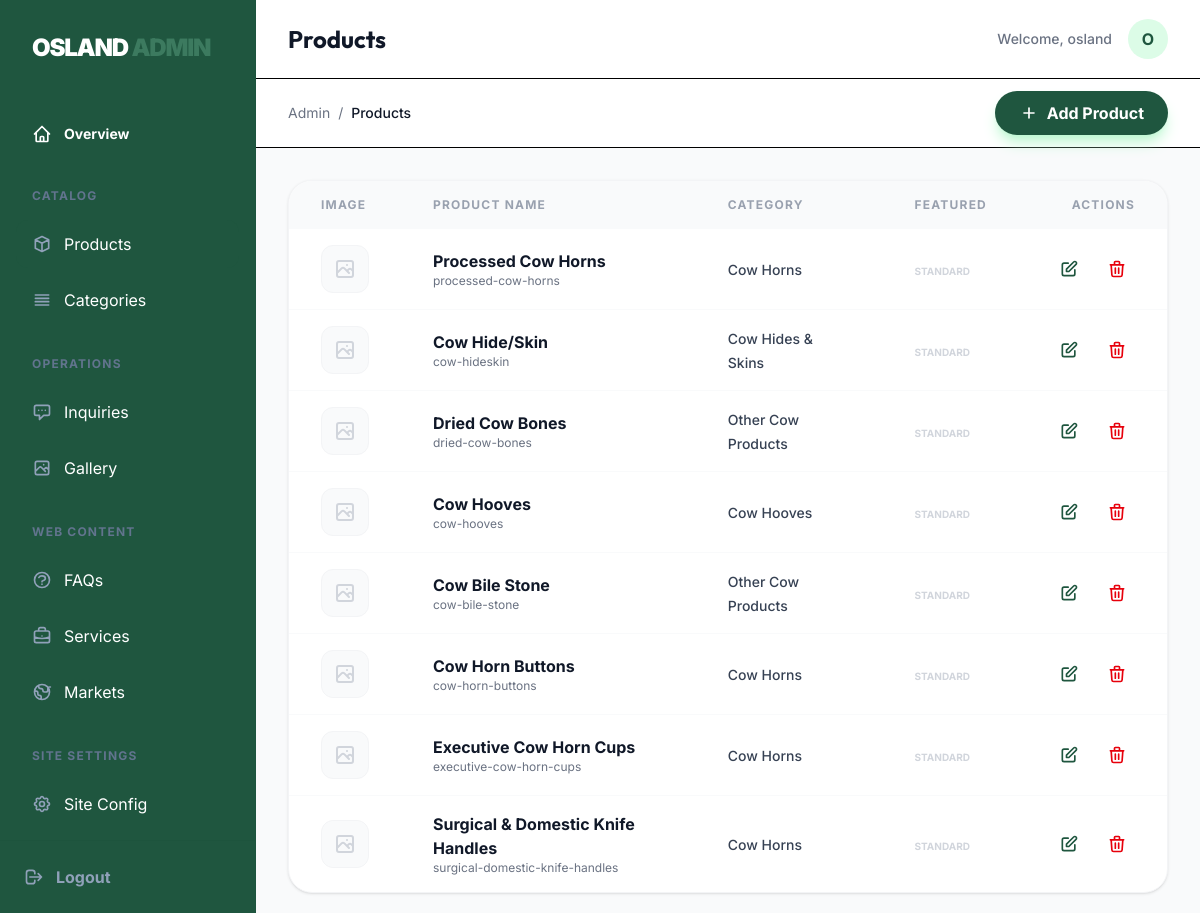
Page /dashboard/products/ (signed in) on the committed database.
### products/models.py (models this page shows, shortened)
class Product(models.Model):
    category = models.ForeignKey(ProductCategory, on_delete=models.CASCADE, related_name='products')
    name = models.CharField(max_length=255)
    description = models.TextField()
    grade = models.CharField(max_length=100, blank=True)
    sizes_available = models.CharField(max_length=255, blank=True)
    packaging_type = models.CharField(max_length=255, blank=True)
    minimum_order_quantity = models.CharField(max_length=255, blank=True)
    export_availability = models.CharField(max_length=255, blank=True)
    image = models.ImageField(upload_to='products/', blank=True, null=True)
    featured = models.BooleanField(default=False)
    slug = models.SlugField(unique=True, blank=True)
    created_at = models.DateTimeField(auto_now_add=True)
    updated_at = models.DateTimeField(auto_now=True)

class ProductCategory(models.Model):
    name = models.CharField(max_length=255)
    description = models.TextField(blank=True)
    slug = models.SlugField(unique=True, blank=True)
    created_at = models.DateTimeField(auto_now_add=True)
    class Meta:
        verbose_name_plural = "Product Categories"

### dashboard/views.py (the view)
# urls.py: path('products/', views.ProductListView.as_view(), name='product_list'),
class ProductListView(LoginRequiredMixin, ListView):
    model = Product
    template_name = 'dashboard/products/list.html'
    context_object_name = 'products'
    paginate_by = 10

### core/context_processors.py (called while the page is built)
def site_settings(request):
    try:
        settings = SiteSettings.objects.first()
    except SiteSettings.DoesNotExist:
        settings = None
    return {'site_settings': settings}

### dashboard/templates/dashboard/products/list.html (shortened to what this page needs)
{% extends 'dashboard/base_dashboard.html' %}
{% block header_title %}Products{% endblock %}
{% block breadcrumb %}Products{% endblock %}
{% block actions %}
<a href="{% url 'dashboard:product_add' %}" class="bg-forest-green-600 text-white px-6 py-2.5 rounded-full font-bold hover:bg-forest-green-700 transition shadow-lg shadow-forest-green-200 flex items-center space-x-2">
    <svg class="w-5 h-5" fill="none" stroke="currentColor" viewBox="0 0 24 24"><path stroke-linecap="round" stroke-linejoin="round" stroke-width="2" d="M12 6v6m0 0v6m0-6h6m-6 0H6"></path></svg>
    <span>Add Product</span>
</a>
{% endblock %}
{% block content %}
<div class="bg-white rounded-3xl border border-gray-100 shadow-sm overflow-hidden">
    <div class="overflow-x-auto">
        <table class="w-full text-left">
            <thead class="bg-gray-50 text-xs font-bold text-gray-400 uppercase tracking-widest">
                <tr>
                    <th class="px-8 py-4">Image</th>
                    <th class="px-8 py-4">Product Name</th>
                    <th class="px-8 py-4">Category</th>
                    <th class="px-8 py-4">Featured</th>
                    <th class="px-8 py-4 text-right">Actions</th>
                </tr>
            </thead>
            <tbody class="divide-y divide-gray-50">
                {% for product in products %}
                <tr class="hover:bg-gray-50/50 transition">
                    <td class="px-8 py-4">
                        {% if product.image %}
                            <img src="{{ product.image.url }}" alt="{{ product.name }}" class="w-12 h-12 rounded-xl object-cover">
                        {% elif product.images.first %}
                            <img src="{{ product.images.first.image.url }}" alt="{{ product.name }}" class="w-12 h-12 rounded-xl object-cover">
                        {% else %}
                            <div class="w-12 h-12 bg-gray-50 border border-gray-100 rounded-xl flex items-center justify-center text-gray-300">
                                <svg class="w-6 h-6" fill="none" stroke="currentColor" viewBox="0 0 24 24"><path stroke-linecap="round" stroke-linejoin="round" stroke-width="2" d="M4 16l4.586-4.586a2 2 0 012.828 0L16 16m-2-2l1.586-1.586a2 2 0 012.828 0L20 14m-6-6h.01M6 20h12a2 2 0 002-2V6a2 2 0 00-2-2H6a2 2 0 00-2 2v12a2 2 0 002 2z"></path></svg>
                            </div>
                        {% endif %}
                    </td>
                    <td class="px-8 py-4">
                        <div class="flex flex-col">
                            <span class="font-bold text-gray-900">{{ product.name }}</span>
                            <span class="text-xs text-gray-500">{{ product.slug }}</span>
                        </div>
                    </td>
                    <td class="px-8 py-4">
                        <span class="text-sm font-medium text-gray-700">{{ product.category.name }}</span>
                    </td>
                    <td class="px-8 py-4">
                        {% if product.featured %}
                            <span class="inline-flex px-2 py-1 bg-amber-100 text-amber-700 text-[10px] font-black uppercase rounded">Featured</span>
                        {% else %}
                            <span class="text-gray-300 text-[10px] font-bold uppercase">Standard</span>
                        {% endif %}
                    </td>
                    <td class="px-8 py-4 text-right">
                        <div class="flex items-center justify-end space-x-3">
                            <a href="{% url 'dashboard:product_edit' product.pk %}" class="p-2 text-forest-green-600 hover:bg-forest-green-50 rounded-lg transition">
                                <svg class="w-5 h-5" fill="none" stroke="currentColor" viewBox="0 0 24 24"><path stroke-linecap="round" stroke-linejoin="round" stroke-width="2" d="M11 5H6a2 2 0 00-2 2v11a2 2 0 002 2h11a2 2 0 002-2v-5m-1.414-9.414a2 2 0 112.828 2.828L11.828 15H9v-2.828l8.586-8.586z"></path></svg>
                            </a>
                            <a href="{% url 'dashboard:product_delete' product.pk %}" class="p-2 text-red-600 hover:bg-red-50 rounded-lg transition">
                                <svg class="w-5 h-5" fill="none" stroke="currentColor" viewBox="0 0 24 24"><path stroke-linecap="round" stroke-linejoin="round" stroke-width="2" d="M19 7l-.867 12.142A2 2 0 0116.138 21H7.862a2 2 0 01-1.995-1.858L5 7m5 4v6m4-6v6m1-10V4a1 1 0 00-1-1h-4a1 1 0 00-1 1v3M4 7h16"></path></svg>
                            </a>
                        </div>
                    </td>
                </tr>
                {% endfor %}
            </tbody>
        </table>
    </div>
</div>
{% endblock %}

### dashboard/templates/dashboard/base_dashboard.html (shortened to what this page needs)
{% load static tailwind_tags %}
<!DOCTYPE html>
<html lang="en">
<head>
    {% tailwind_css %}
    <link rel="stylesheet" href="{% static 'css/main.css' %}">
</head>
<body class="bg-gray-50 flex h-screen overflow-hidden relative">
    <aside id="dashboardSidebar" class="fixed inset-y-0 left-0 w-64 bg-slate-900 text-white flex flex-col flex-shrink-0 border-r border-slate-800 z-50 transform -translate-x-full lg:translate-x-0 lg:static transition-transform duration-300 ease-in-out">
        <div class="p-8">
            <a href="{% url 'core:home' %}" class="text-2xl font-black tracking-tighter uppercase">
                OSLAND <span class="text-forest-green-500">ADMIN</span>
            </a>
        </div>
        <nav class="flex-grow px-4 space-y-2 py-4 overflow-y-auto">
            <a href="{% url 'dashboard:overview' %}" class="flex items-center space-x-3 px-4 py-3 rounded-xl hover:bg-slate-800 transition ">
                <svg class="w-5 h-5" fill="none" stroke="currentColor" viewBox="0 0 24 24"><path stroke-linecap="round" stroke-linejoin="round" stroke-width="2" d="M3 12l2-2m0 0l7-7 7 7M5 10v10a1 1 0 001 1h3m10-11l2 2m-2-2v10a1 1 0 01-1 1h-3m-6 0a1 1 0 001-1v-4a1 1 0 011-1h2a1 1 0 011 1v4a1 1 0 001 1m-6 0h6"></path></svg>
                <span class="text-sm font-bold">Overview</span>
            </a>
            <div class="text-xs font-bold text-slate-500 uppercase tracking-widest px-4 pt-6 pb-2">Catalog</div>
            <a href="{% url 'dashboard:product_list' %}" class="flex items-center space-x-3 px-4 py-3 rounded-xl hover:bg-slate-800 transition {% if 'products' in request.path %}bg-forest-green-600{% endif %}">
                <svg class="w-5 h-5 text-slate-400" fill="none" stroke="currentColor" viewBox="0 0 24 24"><path stroke-linecap="round" stroke-linejoin="round" stroke-width="2" d="M20 7l-8-4-8 4m16 0l-8 4m8-4v10l-8 4m0-10L4 7m8 4v10M4 7v10l8 4"></path></svg>
                <span>Products</span>
            </a>
            <a href="{% url 'dashboard:category_list' %}" class="flex items-center space-x-3 px-4 py-3 rounded-xl hover:bg-slate-800 transition {% if 'categories' in request.path %}bg-forest-green-600{% endif %}">
                <svg class="w-5 h-5 text-slate-400" fill="none" stroke="currentColor" viewBox="0 0 24 24"><path stroke-linecap="round" stroke-linejoin="round" stroke-width="2" d="M4 6h16M4 10h16M4 14h16M4 18h16"></path></svg>
                <span>Categories</span>
            </a>
            <div class="text-xs font-bold text-slate-500 uppercase tracking-widest px-4 pt-6 pb-2">Operations</div>
            <a href="{% url 'dashboard:inquiry_list' %}" class="flex items-center space-x-3 px-4 py-3 rounded-xl hover:bg-slate-800 transition {% if 'inquiries' in request.path %}bg-forest-green-600{% endif %}">
                <svg class="w-5 h-5 text-slate-400" fill="none" stroke="currentColor" viewBox="0 0 24 24"><path stroke-linecap="round" stroke-linejoin="round" stroke-width="2" d="M8 10h.01M12 10h.01M16 10h.01M9 16H5a2 2 0 01-2-2V6a2 2 0 012-2h14a2 2 0 012 2v8a2 2 0 01-2 2h-5l-5 5v-5z"></path></svg>
                <span>Inquiries</span>
            </a>
            <a href="{% url 'dashboard:gallery_list' %}" class="flex items-center space-x-3 px-4 py-3 rounded-xl hover:bg-slate-800 transition {% if 'gallery' in request.path %}bg-forest-green-600{% endif %}">
                <span>Gallery</span>
            </a>
            <div class="text-xs font-bold text-slate-500 uppercase tracking-widest px-4 pt-6 pb-2">Web Content</div>
            <a href="{% url 'dashboard:faq_list' %}" class="flex items-center space-x-3 px-4 py-3 rounded-xl hover:bg-slate-800 transition {% if 'faqs' in request.path %}bg-forest-green-600{% endif %}">
                <span>FAQs</span>
            </a>
            <a href="{% url 'dashboard:service_list' %}" class="flex items-center space-x-3 px-4 py-3 rounded-xl hover:bg-slate-800 transition {% if 'services' in request.path %}bg-forest-green-600{% endif %}">
                <span>Services</span>
            </a>
            <a href="{% url 'dashboard:market_list' %}" class="flex items-center space-x-3 px-4 py-3 rounded-xl hover:bg-slate-800 transition {% if 'markets' in request.path %}bg-forest-green-600{% endif %}">
                <span>Markets</span>
            </a>
            <div class="text-xs font-bold text-slate-500 uppercase tracking-widest px-4 pt-6 pb-2">Site Settings</div>
            <a href="{% url 'dashboard:site_settings' %}" class="flex items-center space-x-3 px-4 py-3 rounded-xl hover:bg-slate-800 transition {% if 'site' in request.path %}bg-forest-green-600{% endif %}">
                <span>Site Config</span>
            </a>
            <a href="{% url 'dashboard:home_page_settings' %}" class="flex items-center space-x-3 px-4 py-3 rounded-xl hover:bg-slate-800 transition {% if 'home' in request.path %}bg-forest-green-600{% endif %}">
            </a>
        </nav>
        <div class="p-6 border-t border-slate-800">
            <form action="{% url 'dashboard:logout' %}" method="post">
                <button type="submit" class="flex items-center space-x-3 text-slate-400 hover:text-white transition w-full">
                    <svg class="w-5 h-5" fill="none" stroke="currentColor" viewBox="0 0 24 24"><path stroke-linecap="round" stroke-linejoin="round" stroke-width="2" d="M17 16l4-4m0 0l-4-4m4 4H7m6 4v1a3 3 0 01-3 3H6a3 3 0 01-3-3V7a3 3 0 013-3h4a3 3 0 013 3v1"></path></svg>
                    <span class="font-bold">Logout</span>
                </button>
            </form>
        </div>
    </aside>
    <main class="flex-grow flex flex-col min-w-0">
        <header class="bg-white border-b h-20 flex items-center justify-between px-4 sm:px-8">
            <div class="flex items-center space-x-4">
                <h1 class="text-xl sm:text-2xl font-bold text-gray-900 truncate">{% block header_title %}Dashboard{% endblock %}</h1>
            </div>
            <div class="flex items-center space-x-4">
                <span class="hidden sm:inline text-sm font-medium text-gray-500">Welcome, {{ user.get_full_name|default:user.username }}</span>
                <div class="w-10 h-10 bg-forest-green-100 rounded-full flex items-center justify-center text-forest-green-600 font-bold">
                    {{ user.username|first|upper }}
                </div>
            </div>
        </header>
        <div class="bg-white border-b px-4 sm:px-8 py-3 flex items-center justify-between">
            <div class="flex items-center space-x-2 text-sm text-gray-500 truncate">
                <a href="{% url 'dashboard:overview' %}" class="hover:text-forest-green-600">Admin</a>
                <span>/</span>
                <span class="text-gray-900 font-medium truncate">{% block breadcrumb %}Overview{% endblock %}</span>
            </div>
            <div class="flex-shrink-0">
                {% block actions %}{% endblock %}
            </div>
        </div>
        <div class="flex-grow overflow-y-auto p-4 sm:p-8">
            {% block content %}{% endblock %}
        </div>
    </main>
</body>
</html>

### static/css/main.css (style rules this page uses)
:root { --primary-h: 154; --primary-s: 47%; --primary-l: 22%; --primary: hsl(var(--primary-h), var(--primary-s), var(--primary-l)); --primary-dark: hsl(var(--primary-h), var(--primary-s), 15%); --primary-soft: hsl(var(--primary-h), var(--primary-s), 95%); --accent-h: 155; --accent-s: 25%; --accent-l: 47%; --accent: hsl(var(--accent-h), var(--accent-s), var(--accent-l)); --slate-900: hsl(154, 47%, 12%); --slate-800: hsl(154, 30%, 18%); --slate-700: hsl(155, 20%, 40%); }
body { font-family: 'Inter', sans-serif; -webkit-font-smoothing: antialiased; }
h1, h2, h3, h4, h5, h6 { font-family: 'Outfit', sans-serif; }

### rows in the picture
Product: name "Processed Cow Horns", slug "processed-cow-horns", category.name "Cow Horns", featured "STANDARD"
Product: name "Cow Hide/Skin", slug "cow-hideskin", category.name "Cow Hides & Skins", featured "STANDARD"
Product: name "Dried Cow Bones", slug "dried-cow-bones", category.name "Other Cow Products", featured "STANDARD"
Product: name "Cow Hooves", slug "cow-hooves", category.name "Cow Hooves", featured "STANDARD"
Product: name "Cow Bile Stone", slug "cow-bile-stone", category.name "Other Cow Products", featured "STANDARD"
Product: name "Cow Horn Buttons", slug "cow-horn-buttons", category.name "Cow Horns", featured "STANDARD"
Product: name "Executive Cow Horn Cups", slug "executive-cow-horn-cups", category.name "Cow Horns", featured "STANDARD"
Product: name "Surgical & Domestic Knife Handles", slug "surgical-domestic-knife-handles", category.name "Cow Horns", featured "STANDARD"

### other values in the picture
{{ user.get_full_name|default:user.username }} "osland"
{{ user.username|first|upper }} "O"
